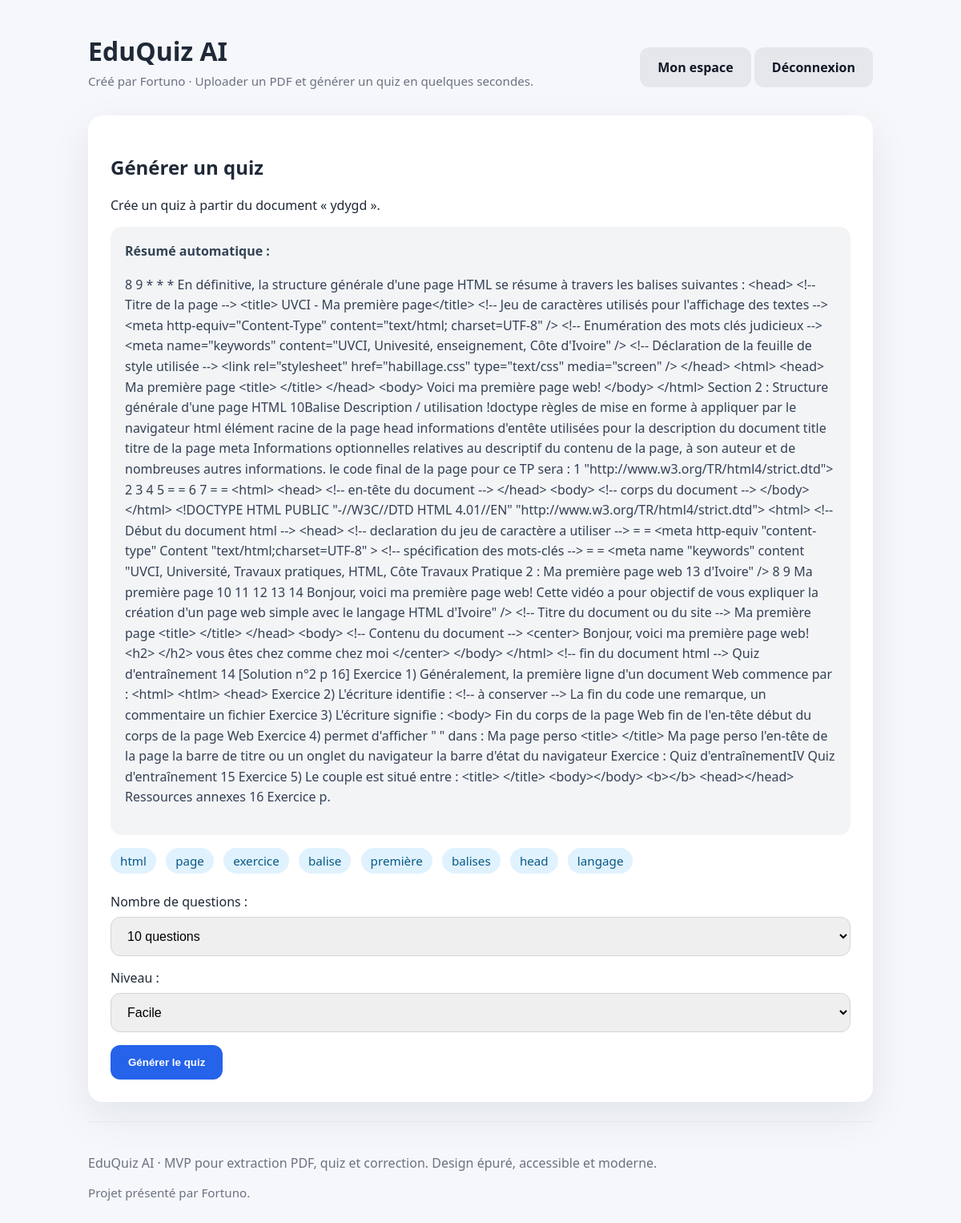
Page /document/1/quiz/create/ (signed in) on the committed database.
### quiz/models.py (models this page shows, shortened)
class Document(models.Model):
    user = models.ForeignKey(
        settings.AUTH_USER_MODEL,
        on_delete=models.CASCADE,
        related_name='documents',
    )
    title = models.CharField(max_length=255)
    file = models.FileField(upload_to='documents/')
    extracted_text = models.TextField(blank=True)
    summary = models.TextField(blank=True)
    keywords = models.TextField(blank=True)
    uploaded_at = models.DateTimeField(default=timezone.now)
    def keyword_list(self):
        return [kw.strip() for kw in self.keywords.split(',') if kw.strip()]

### quiz/views.py (the view)
# urls.py: path('document/<int:document_id>/quiz/create/', views.create_quiz, name='create_quiz'),
@login_required
def create_quiz(request, document_id):
    document = get_object_or_404(Document, pk=document_id, user=request.user)
    if request.method == 'POST':
        form = QuizCreateForm(request.POST)
        if form.is_valid():
            quiz = form.save(commit=False)
            quiz.user = request.user
            quiz.document = document
            quiz.question_count = int(form.cleaned_data['question_count'])
            quiz.save()
            questions = generate_quiz_questions(
                document.extracted_text,
                count=quiz.question_count,
                level=quiz.level,
                mode='smart',
            )
            for q in questions:
                QuizQuestion.objects.create(
                    quiz=quiz,
                    text=q['text'],
                    option_a=q['options'][0],
                    option_b=q['options'][1],
                    option_c=q['options'][2],
                    option_d=q['options'][3],
                    correct_option=q['correct'],
                    explanation=q['explanation'],
                )
            messages.success(request, 'Quiz généré avec succès.')
            return redirect('quiz:take_quiz', quiz_id=quiz.id)
    else:
        form = QuizCreateForm()
    return render(
        request,
        'quiz/create_quiz.html',
        {
            'document': document,
            'form': form,
        },
    )

### quiz/forms.py
class QuizCreateForm(forms.ModelForm):
    question_count = forms.ChoiceField(
        choices=[('10', '10 questions'), ('20', '20 questions'), ('50', '50 questions')],
        initial='10',
        label='Nombre de questions',
    )
    level = forms.ChoiceField(
        choices=Quiz._meta.get_field('level').choices,
        initial='easy',
        label='Niveau',
    )
    class Meta:
        model = Quiz
        fields = ['question_count', 'level']

### quiz/templates/quiz/create_quiz.html (shortened to what this page needs)
{% extends 'quiz/base.html' %}
{% block content %}
<div class="form-card">
    <h2>Générer un quiz</h2>
    <p>Crée un quiz à partir du document « {{ document.title }} ».</p>
    {% if document.summary %}
        <div class="summary-box">
            <strong>Résumé automatique :</strong>
            <p>{{ document.summary }}</p>
        </div>
    {% endif %}
    {% if document.keyword_list %}
        <div style="margin:16px 0;">
            {% for keyword in document.keyword_list %}
                <span class="badge">{{ keyword }}</span>
            {% endfor %}
        </div>
    {% endif %}
    <form method="post">
        <div class="field-group">
            {{ form.question_count.label_tag }}
            {{ form.question_count }}
        </div>
        <div class="field-group">
            {{ form.level.label_tag }}
            {{ form.level }}
        </div>
        <input type="submit" class="button" value="Générer le quiz" />
    </form>
</div>
{% endblock %}

### quiz/templates/quiz/base.html (style rules this page uses)
body { margin: 0; font-family: 'Segoe UI', Tahoma, Geneva, Verdana, sans-serif; background: #f5f7fb; color: #1f2937; }
.hero-card, .panel, .form-card, .quiz-card, .result-card { background: #ffffff; border-radius: 18px; box-shadow: 0 18px 50px rgba(15, 23, 42, 0.08); padding: 28px; margin-bottom: 20px; }
.button, button, input[type="submit"] { border: none; padding: 14px 22px; border-radius: 12px; background: #2563eb; color: white; cursor: pointer; font-weight: 600; }
.field-group { margin-bottom: 16px; }
.summary-box { background: #f3f4f6; border-radius: 14px; padding: 18px; margin-top: 14px; color: #334155; line-height: 1.6; }
.badge { display: inline-block; padding: 6px 12px; border-radius: 999px; background: #e0f2fe; color: #075985; font-size: 0.95rem; margin-right: 8px; margin-bottom: 8px; }
.field-group input[type='text'], .field-group input[type='email'], .field-group input[type='password'], .field-group select { width: 100%; padding: 14px 16px; border-radius: 12px; border: 1px solid #d1d5db; margin-top: 8px; box-sizing: border-box; font-size: 1rem; }

### rows in the picture
Document: title "ydygd", summary "8 9 * * * En définitive, la structure générale d'une page HTML se résume à travers les balises suivantes : <head> <!-- Titre de la page --> <title> UVCI - Ma première page</title> <!-- Jeu de caractères utilisés pour l'affichage des textes --> <meta http-equiv=\"Content-Type\" content=\"text/html; charset=UTF-8\" /> <!-- Enumération des mots clés judicieux --> <meta name=\"keywords\" content=\"UVCI, Univesité, enseignement, Côte d'Ivoire\" /> <!-- Déclaration de la feuille de style utilisée --> <link rel=\"stylesheet\" href=\"habillage.css\" type=\"text/css\" media=\"screen\" /> </head> <html> <head> Ma première page <title> </title> </head> <body> Voici ma première page web! </body> </html> Section 2 :…"

### other values in the picture
{{ keyword }} "html" "page" "exercice" "balise" "première" "balises" "head" "langage"
